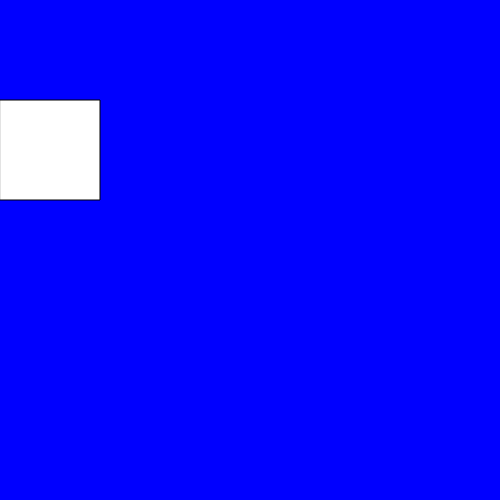
Frame 1 (no input)
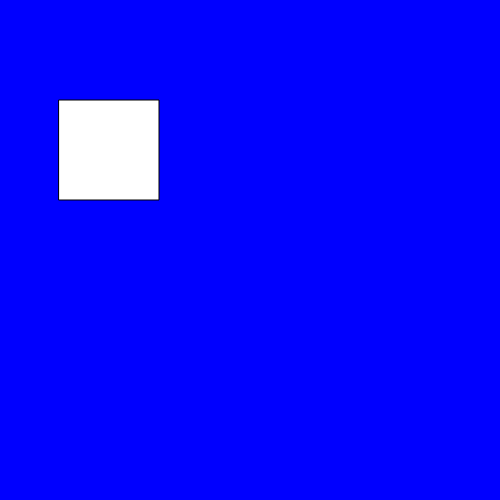
Frame 60 (no input)
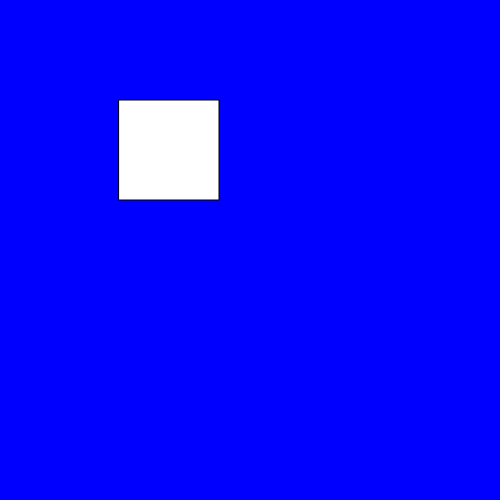
Frame 120 (the mouse pressed at the canvas centre since frame 60)

The p5.js sketch that drew these frames (run headless with seeded random() and noise() and a simulated clock; from frame 60 on, the mouse is pressed at the canvas centre):

// p5.js sketch
// ── sketch.js
let x=0;
function setup() {
  createCanvas(500, 500);
}

function draw() {
background("blue");
rect(x, 100, 100, 100);
x=x+1;
if(x>=500){
x=0;
}
}
